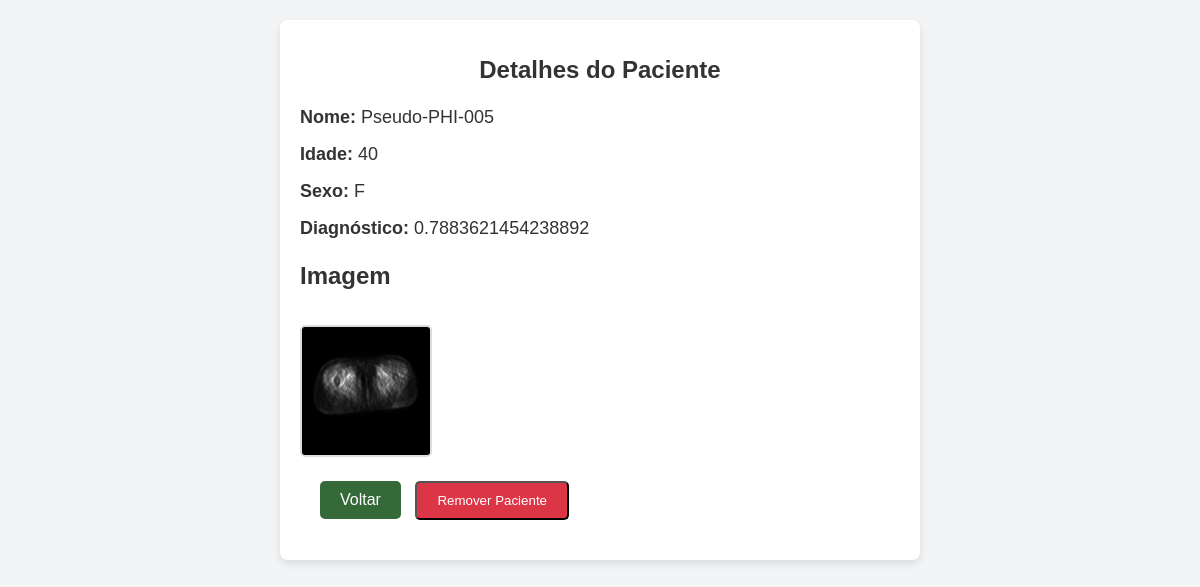
Screenshot of /detalhe/200 with the database file from the repository.
### tables this page shows
CREATE TABLE pacientes (
        id INTEGER PRIMARY KEY AUTOINCREMENT, 
        patient_name TEXT NOT NULL, 
        idade INTEGER, 
        sexo TEXT NOT NULL,
        diagnostico REAL,
        caminho_imagem TEXT
    , filename_dcm TEXT);

### app.py (the view)
@app.route('/detalhe/<int:id>')
def detalhe(id):
    conn = get_db_connection_pacientes()
    cursor = conn.cursor()
    cursor.execute("SELECT * FROM pacientes WHERE id = ?", (id,))
    paciente = cursor.fetchone()
    conn.close()
    if not paciente:
        flash("Paciente não encontrado!", "error")
        return redirect(url_for('dashboard'))
    return render_template('detalhe.html', paciente=paciente)

### app.py (called while the page is built)
def get_db_connection_pacientes():
    conn = sqlite3.connect('pacientes.db')  # Troquei users.db para pacientes.db
    conn.row_factory = sqlite3.Row
    return conn

### templates/detalhe.html (shortened to what this page needs)
<!DOCTYPE html>
<html lang="en">
<head>
    <link rel="stylesheet" href="{{ url_for('static', filename='detalhe.css') }}">
</head>
<body>
    <div class="container">
        <h1>Detalhes do Paciente</h1>
        <p><strong>Nome:</strong> {{ paciente['patient_name'] }}</p>
        <p><strong>Idade:</strong> {{ paciente['idade'] }}</p>
        <p><strong>Sexo:</strong> {{ paciente['sexo'] }}</p>
        <p><strong>Diagnóstico:</strong> {{ paciente['diagnostico'] }}</p>
        <h2>Imagem</h2>
        <img src="{{ url_for('static', filename=paciente['caminho_imagem']) }}" alt="Imagem do paciente">
        <br>
        <div class="botao-container">
            <a href="{{ url_for('dashboard') }}" class="botao-voltar">Voltar</a>
            <form action="{{ url_for('remover_paciente', id=paciente['id']) }}" method="post" style="display: inline;">
                <button type="submit" class="botao-remover">Remover Paciente</button>
            </form>
        </div>
    </div>
</body>
</html>

### static/detalhe.css (style rules this page uses)
body { font-family: Arial, sans-serif; margin: 0; padding: 0; background-color: #f3f4f6; color: #333; display: flex; flex-direction: column; align-items: center; padding: 20px; }
h1 { color: #333; font-size: 24px; margin-bottom: 20px; text-align: center; }
p { font-size: 18px; line-height: 1.5; margin: 10px 0; }
p strong { font-weight: bold; color: #333; }
img { max-width: 100%; height: auto; margin-top: 15px; border: 2px solid #ddd; border-radius: 5px; }
.container { background-color: #fff; padding: 20px; border-radius: 8px; box-shadow: 0 4px 8px rgba(0, 0, 0, 0.1); width: 80%; max-width: 600px; text-align: left; }
.botao-container { text-align: left; margin: 20px; }
.botao-voltar { display: inline-block; background-color: #356937; color: white; padding: 10px 20px; font-size: 16px; border: none; border-radius: 5px; cursor: pointer; text-decoration: none; transition: background-color 0.3s ease; }
.botao-remover { display: inline-block; padding: 10px 20px; background-color: #dc3545; color: white; text-decoration: none; border-radius: 5px; margin-left: 10px; }

### rows the page displays
pacientes: patient_name "Pseudo-PHI-005", idade "40", sexo "F", diagnostico "0.7883621454238892", caminho_imagem (picture)
